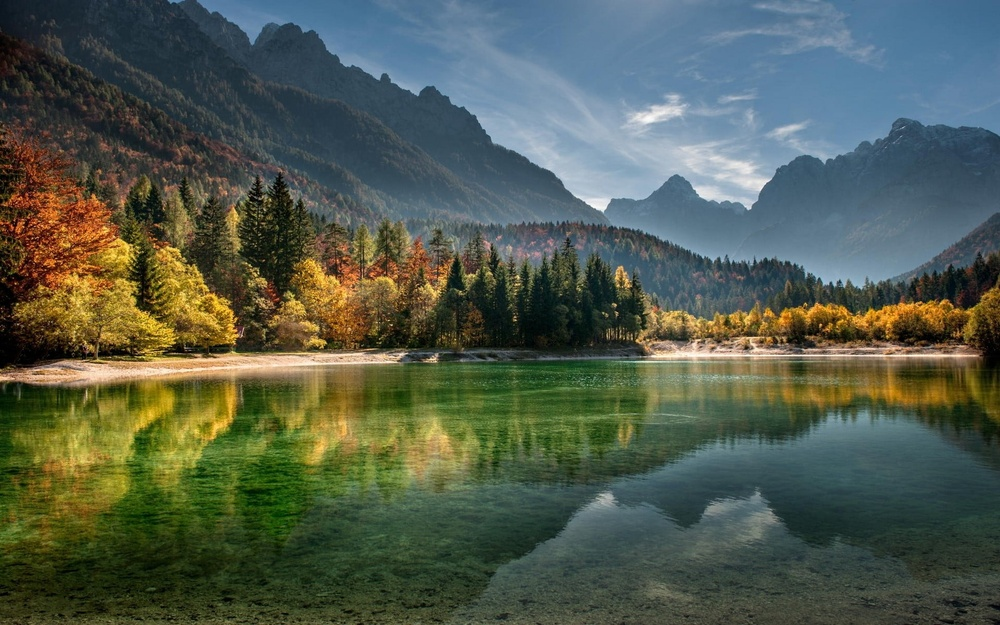
#> input picture wallpaperflare.com_wallpaper (2).jpg, 1000 x 625 px, shrunk from 1920 x 1200 before the run
$ jupyter execute exp_4_cv.ipynb
#> lines starting #> are read from the running program, lines starting #| are printed output that depends on the picture
[cell 1]
import cv2
import matplotlib.pyplot as plt
import numpy as np

# 1. Read the image
img = cv2.imread("wallpaperflare.com_wallpaper (2).jpg", cv2.IMREAD_GRAYSCALE)
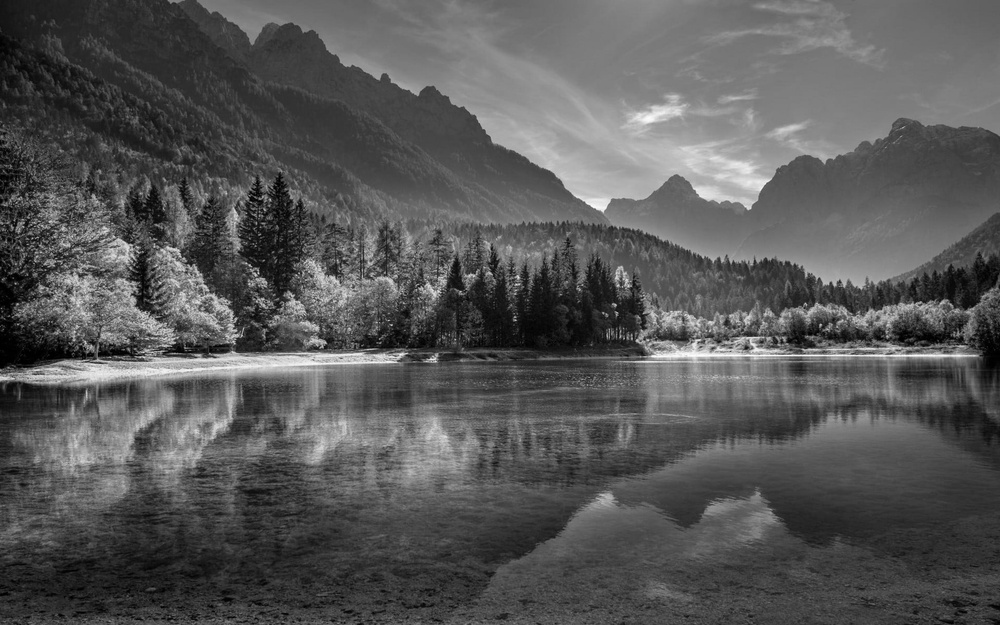
#> img: shape (625, 1000); min 0, max 255, mean 87.3

# 2. Add random Gaussian noise
mean_value = 0
noise_sigma = 60
random_noise = np.random.normal(mean_value, noise_sigma, img.shape)

noisy_img = img.astype(np.float32) + random_noise
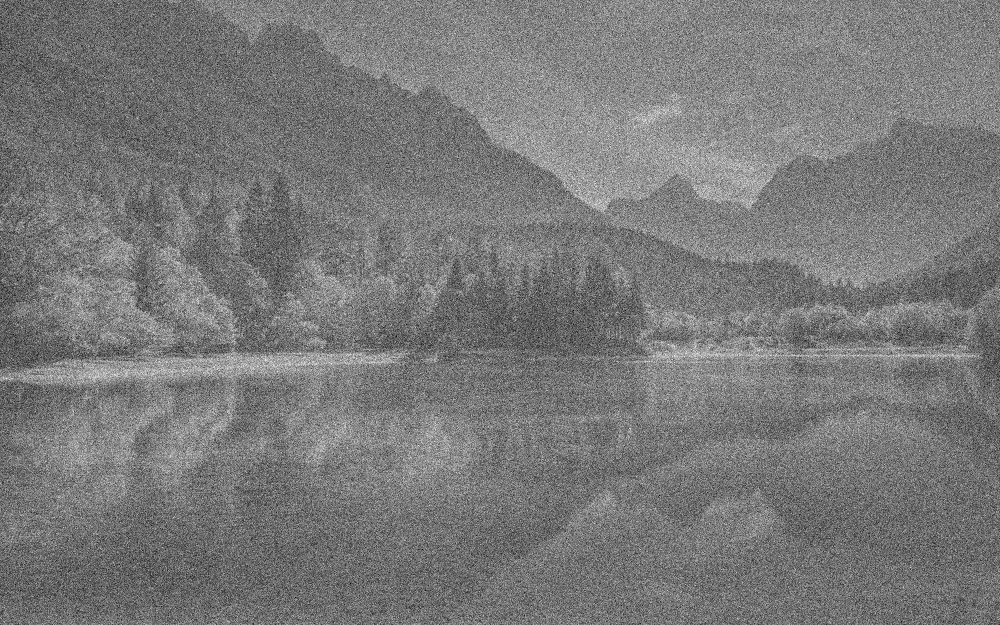
#> noisy_img: shape (625, 1000) float64; min -242.5, max 449.8, mean 87.4; drawn with min black and max white
noisy_img = np.clip(noisy_img, 0, 255)
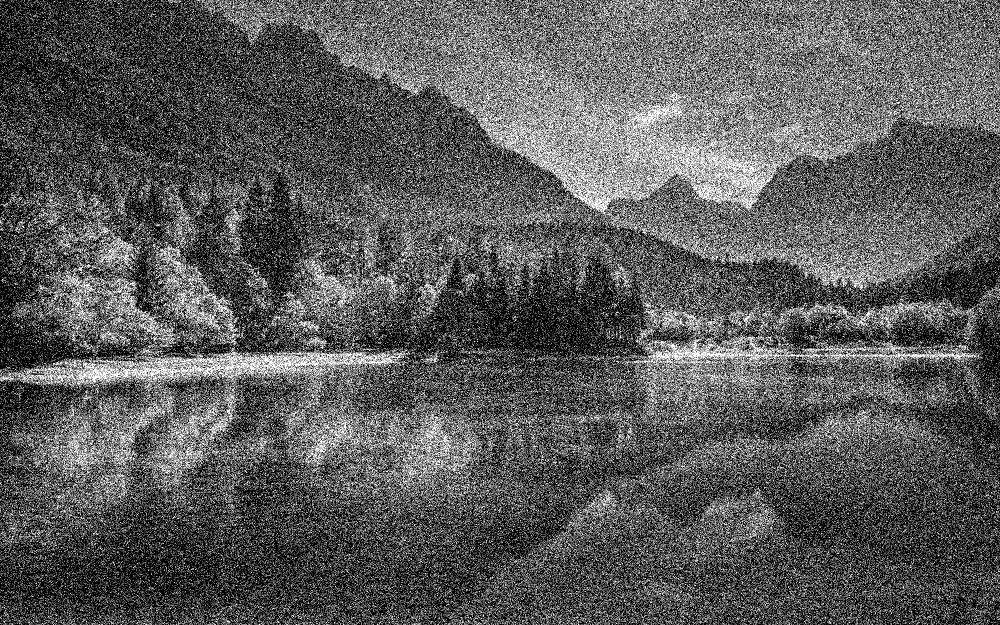
#> noisy_img: shape (625, 1000) float64; min 0, max 255, mean 90.9
noisy_img = noisy_img.astype(np.uint8)

# 3. Show original and noisy image
plt.figure(figsize=(10, 5))

plt.subplot(1, 2, 1)
plt.imshow(img, cmap="gray")
plt.title("Original Image")
plt.axis("off")

plt.subplot(1, 2, 2)
plt.imshow(noisy_img, cmap="gray")
plt.title("Noisy Image")
plt.axis("off")

plt.show()
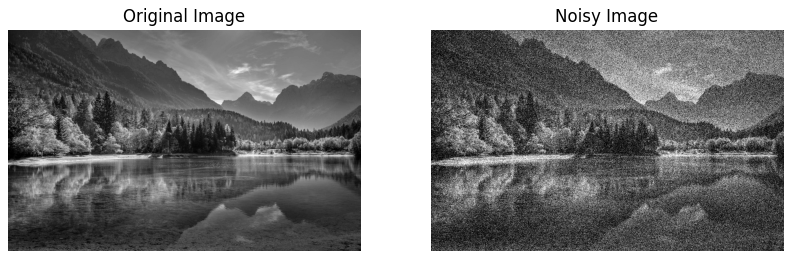
#> figure drawn by matplotlib, 2 panels

# 4. Gaussian filter using OpenCV
opencv_result = cv2.GaussianBlur(noisy_img, (15, 15), 5)
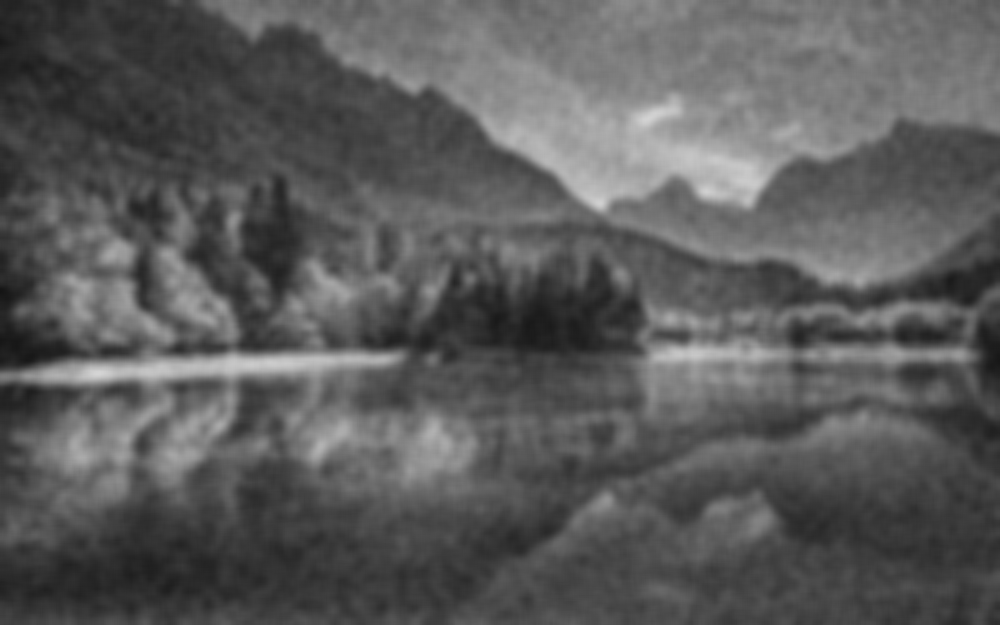
#> opencv_result: shape (625, 1000); min 20, max 212, mean 90.5

plt.figure(figsize=(6, 6))
plt.imshow(opencv_result, cmap="gray")
plt.title("Gaussian Filter - OpenCV")
plt.axis("off")
plt.show()


# 5. Custom Gaussian filter implementation
def my_gaussian_filter(img, size=15, sigma=5):
#> called with size = 15, sigma = 5
    half = size // 2

    # Create 2D coordinate grid and Gaussian kernel
    x, y = np.mgrid[-half : half + 1, -half : half + 1]
    gaussian = np.exp(-(x**2 + y**2) / (2 * sigma**2))
    gaussian = gaussian / np.sum(gaussian)

    # Pad image boundaries
    padded_img = np.pad(img, ((half, half), (half, half)), mode="edge")
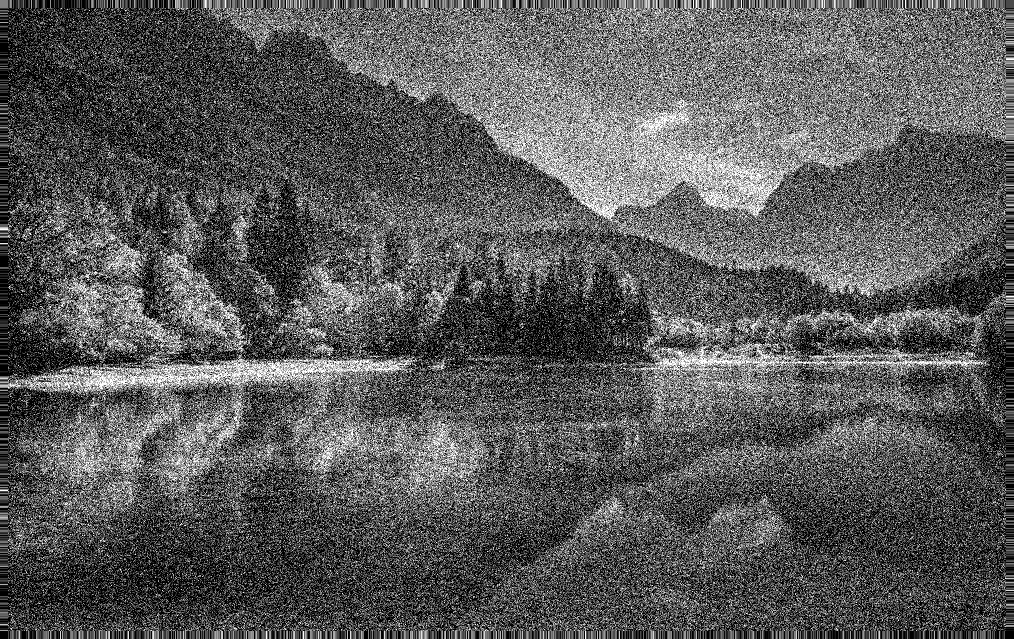
#> padded_img: shape (639, 1014); min 0, max 255, mean 89.9

    height, width = img.shape
#> height = 625; width = 1000
    result = np.zeros((height, width), dtype=np.float32)

    # Spatial convolution
    for row in range(height):
        for col in range(width):
            small_part = padded_img[row : row + size, col : col + size]
            result[row, col] = np.sum(small_part * gaussian)

    result = np.clip(result, 0, 255)
    return result.astype(np.uint8)


# Apply custom filter
my_result = my_gaussian_filter(noisy_img, size=15, sigma=5)

# Display custom filter result
plt.figure(figsize=(6, 6))
plt.imshow(my_result, cmap="gray")
plt.title("Gaussian Filter - My Code")
plt.axis("off")
plt.show()

# 6. Compare both results
plt.figure(figsize=(12, 5))

plt.subplot(1, 2, 1)
plt.imshow(opencv_result, cmap="gray")
plt.title("OpenCV Result")
plt.axis("off")

plt.subplot(1, 2, 2)
plt.imshow(my_result, cmap="gray")
plt.title("My Result")
plt.axis("off")

plt.show()

# Check image sizes
print("Original image size:", img.shape)
#| Original image size: (625, 1000)
print("Noisy image size:", noisy_img.shape)
#| Noisy image size: (625, 1000)
print("Filtered image size:", my_result.shape)
#| Filtered image size: (625, 1000)
